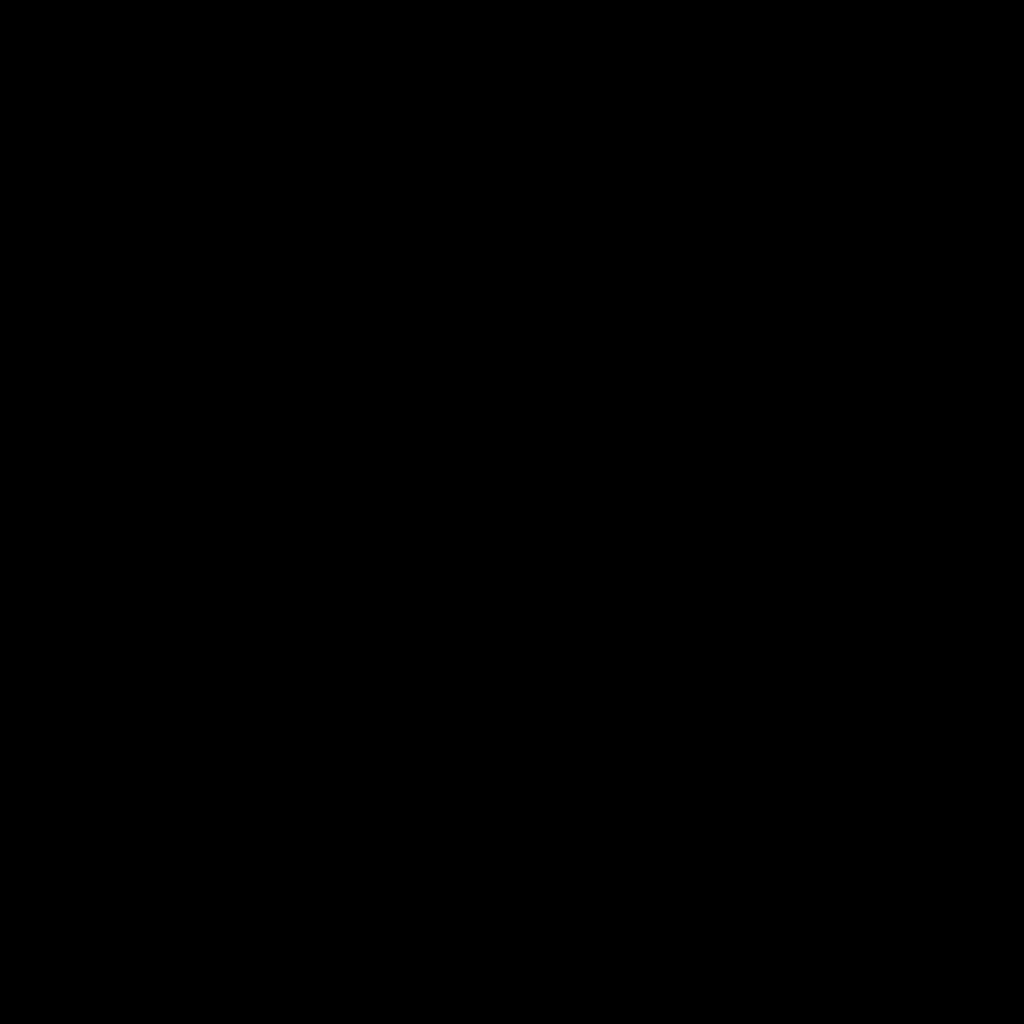
Frame 1 (no input)
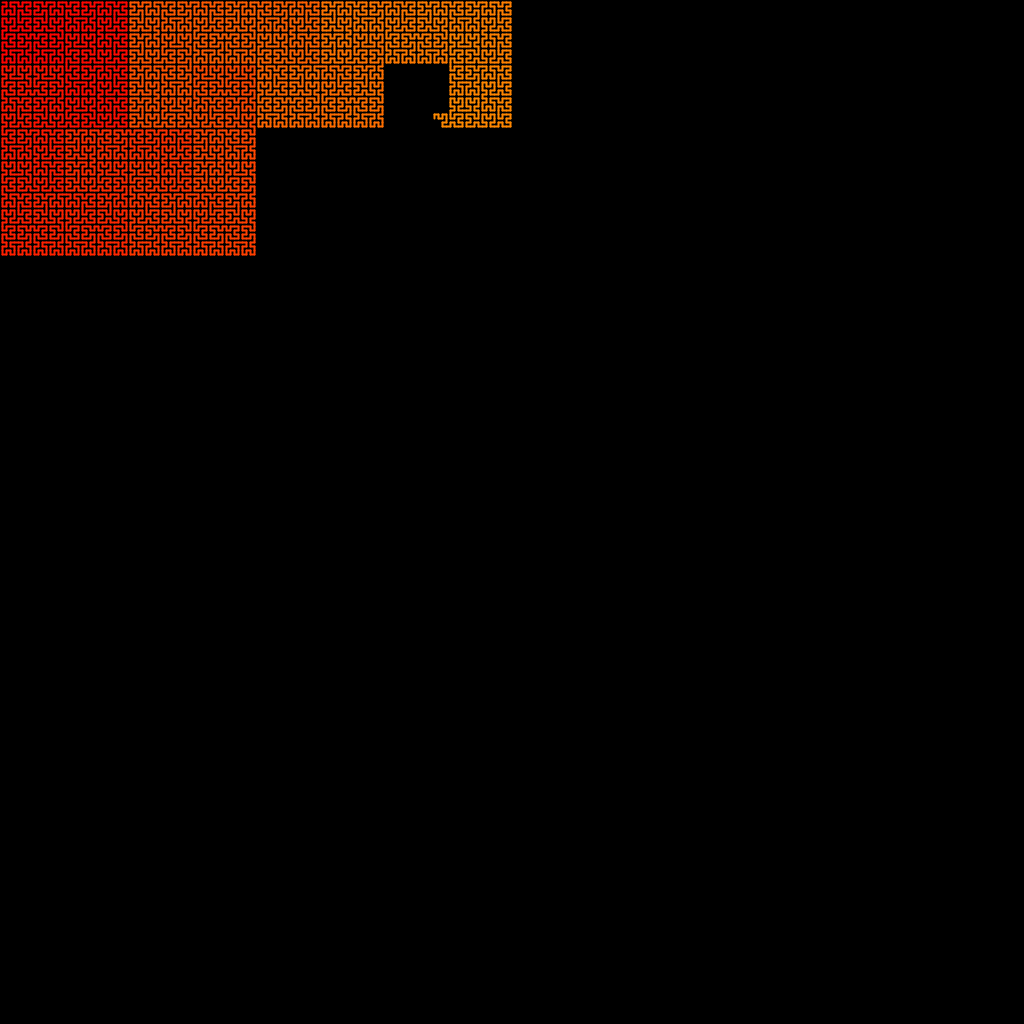
Frame 60 (the mouse pressed at the canvas centre just before this capture)
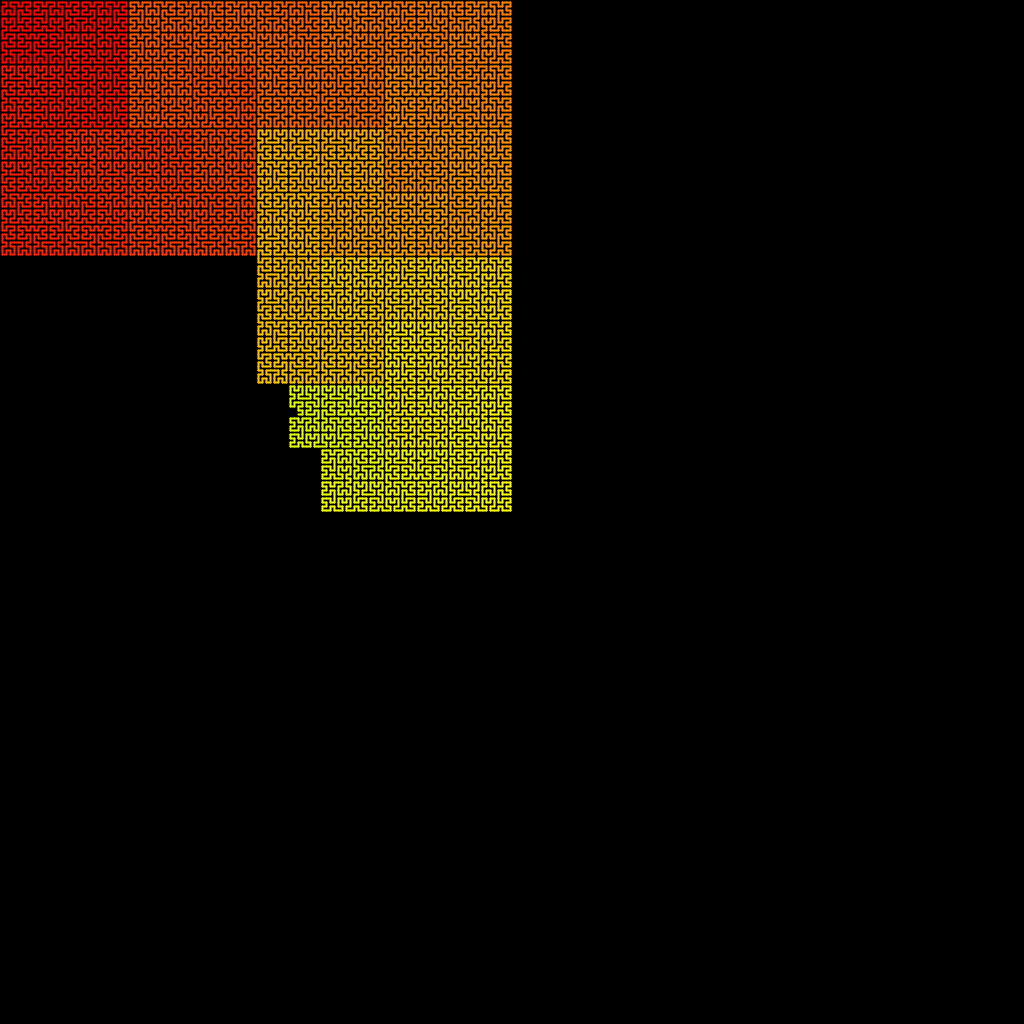
Frame 120 (the mouse held since frame 60 and released just before this capture)

The Processing sketch that drew these frames (run headless with seeded random() and noise(); from frame 60 on, the mouse is pressed at the canvas centre):

// Processing sketch: Hilbert_Curve
// ── Hilbert_Curve.pde
int order = 8;
int N = int(pow(2,order));
int total = N * N;

PVector[] path = new PVector[total];

void setup()
{
  size(1024,1024);
  colorMode(HSB,360,255,255);
  background(0);
  for(int i = 0; i < total; i++)
  {
     path[i] = hilbert(i); 
     float len = width / N;
     path[i].mult(len);
     path[i].add(len/2,len/2);
  }
}

PVector hilbert(int i)
{
   PVector[] points = 
   {
     new PVector(0,0),
     new PVector(0,1),
     new PVector(1,1),
     new PVector(1,0)
   };
   
   int index = i & 3;
   PVector v = points[index];
   for( int j = 1; j < order; j++)
   {
     i = i >>> 2;
     index = i & 3;
     int len = int(pow(2,j));
     if( index == 0){
       float temp = v.x;
       v.x = v.y;
       v.y = temp;
     }else if(index == 1){
       v.y+=len; 
     }else if(index == 2){
       v.x+=len;
       v.y+=len;
     }else if(index == 3){
       float temp = len-1-v.x;
       v.x = len-1-v.y;
       v.y = temp;    
       v.x+=len; 
     }
   }
   
   return v;
}

boolean animation = true;
boolean stopNow = false;
int pathLengthCpy;
int counter = 0;    
void draw()
{
  if( animation == true)
  {
    background(0);
    stroke(255);
    strokeWeight(2);
    noFill();
    beginShape();
    for(int i = 1; i < counter; i++)
    {
      float h = map(i,0,path.length,0,360);
      stroke(h,255,255);
      line(path[i].x, path[i].y,path[i-1].x, path[i-1].y);
    }
    if(stopNow== true)
    {
      animation = false;
    }
  }
  
  pathLengthCpy = path.length - counter;
  if( pathLengthCpy >= 1000 )
  {
  counter+=100;
  }
  else
  {
    counter+= pathLengthCpy;
    stopNow = true;
  }
  //strokeWeight(4);
  //for(int i = 0; i < path.length; i++)
  //{
  //  point(path[i].x, path[i].y);
  //  text(i,path[i].x+5, path[i].y-5);
  //}  
  endShape();
}
